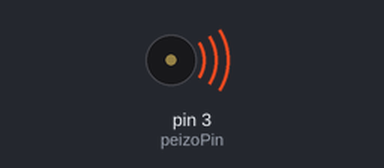
Bench run of a sketch on a simulated Arduino Uno, built with avr-gcc and run on an emulated ATmega328P. Parts: buzzer (waves = sounding).

Above: at 0.05 s.
Timing chart, 0 to 3.0 s (numbered marks = the images above):
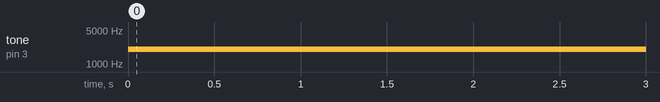

The sketch:

Nano_Tones_-_Copy.ino
```cpp
int peizoPin=3;

void setup() {
  // demo tone function
}

void loop() {
  // change values (100 is cps)
  tone(peizoPin,2000,1000);
delay (1000);
}
```

Measured:
- by itself, tone on pin 3 (peizoPin): silent → 2000 Hz at 0.00 s
